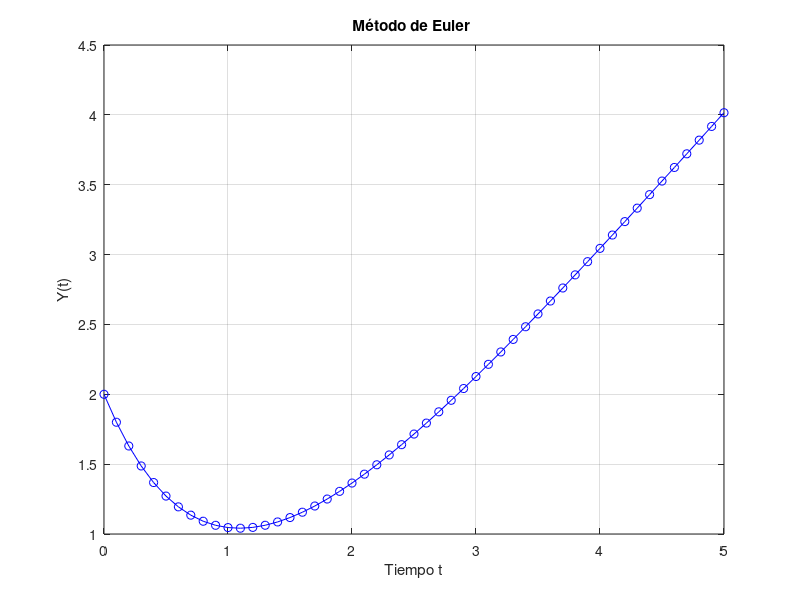

Write the MATLAB code that produced this figure.
clear all
#Ejercicio 4 Guia 1

#Valores iniciales
Y(1) = 2, #Pto inicial
t(1) = 0, #Tiempo inicial
h = 0.1, #Avance

#Ecuacion diferencial dY/dt = t - Y
for i = 1:50
  Y(i+1) = Y(i) + h*( t(i) - Y(i) ),
  t(i+1) = t(i) + h
endfor




#Grafico
plot(t, Y, 'b-o');
xlabel('Tiempo t');
ylabel('Y(t)');
title('Método de Euler ');
grid on;
